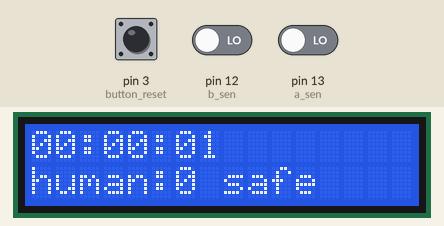
The sketch below on a simulated Arduino Uno, built with avr-gcc and run on an emulated ATmega328P. Shown: 16×2 character LCD. Inputs (shaded band) come from the test bench; at power-on: pin 3 (button_reset) HIGH, pin 12 (b_sen) LOW, pin 13 (a_sen) LOW. What the sketch prints to the serial monitor is not drawn.

Above: at 1.25 s.
1.3 s: pin 3 (button_reset) pulled LOW for 3.2 s
At 2.0 s:
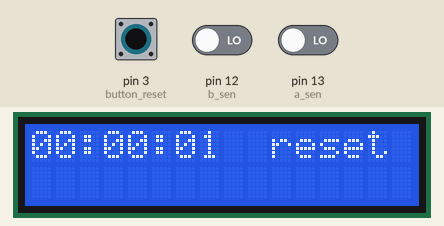
7.3 s: pin 3 (button_reset) pulled LOW for 0.15 s
At 8.6 s:
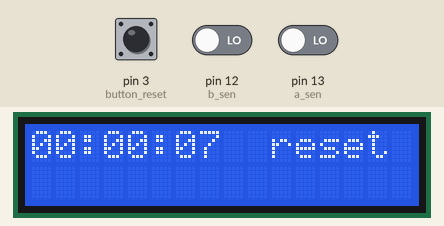
8.9 s: pin 12 (b_sen) driven HIGH
At 9.83 s:
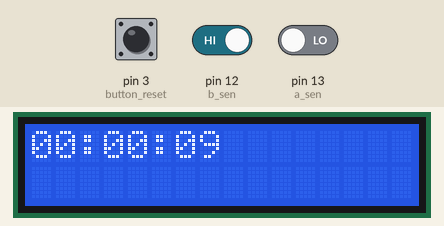

Measured:
- after the input at 1.3 s, the display: first differs from a run without the input after 0.23 s (image 1)
- after the input at 7.3 s, the display: changes after 0.12 s (image 2)
- what the display in image 1 shows lasts 2.0 s, from 1.5 s to 3.5 s

The sketch:

Human_Sensor.ino
```cpp
#include <LiquidCrystal.h>

int human=0;
int state=0;
int a_value=0;
int b_value=0;
const int a_sen=13;
const int b_sen=12;
const int button_reset=3;
const int buzzer =2;
int time;
int time_h=0;
int time_m=0;
float time_s=0;
LiquidCrystal lcd(8, 9, 4, 5, 6, 7);

void setup()
{
    pinMode(a_sen, INPUT);
    pinMode(b_sen, INPUT);
    lcd.begin(16, 2);
    Serial.begin( 9600 );
}

void loop()
{
  lcd.setCursor(0,0);
  if(digitalRead(a_sen)==1&&digitalRead(b_sen)==1&&state==1){
    a_value=0;
    b_value=0;
    delay( 200 );
    time_s+=0.2;
  }
  else{
    a_value=digitalRead(a_sen);
    b_value=digitalRead(b_sen);
    delay( 200 );
    time_s+=0.2;
  }

  Serial.print("Av：");Serial.print(a_value);
  Serial.print("  Bv：");Serial.print(b_value);
  Serial.print("  As：");Serial.print(digitalRead(a_sen));
  Serial.print("  Bs：");Serial.print(digitalRead(b_sen));
  Serial.print("  ");
  Serial.print("    ");
  Serial.print("state：");
  Serial.print(state);
  Serial.print("  人数：");
  Serial.print(human);
  Serial.print("  ");
  times();


  if((a_value>b_value)&&state==0){
    human++;
    state++;
    delay( 200 );
    time_s+=0.2;
  }
  else if((a_value<b_value)&&state==0){
    human--;
    state++;
    delay( 200 );
    time_s+=0.2;
  }
  if(digitalRead(a_sen)==0&&digitalRead(b_sen)==0)
    state=0;

  if(digitalRead(button_reset)==LOW){
    human=0;
    state=0;
    Serial.print("リセット\n");
    lcd.print("  reset");
    delay(2000);
    time_s+=2;
  }
//*****************************
  lcd.setCursor(0,1);
  lcd.print("human:");
  lcd.print(human);
  lcd.print(" ");
  if(time_m>=1&&human!=0){
    lcd.print("danger");
    tone(2,440);
  }
  else{
    lcd.print("safe");
    noTone(2);
  }

  delay(100);
  lcd.clear();
  time_s+=0.1;
}

void times()
{
  if(time_s>=60.0){
    time_m+=1;
    time_s -= 60;
  }
  if(time_m==60){
    time_h+=1;
    time_m=0;
  }
  if(time_h==24)
    time_h=0;

  if(time_h<10){
    Serial.print("0");
    lcd.print("0");
  }
  Serial.print(time_h);
  lcd.print(time_h);

  Serial.print(":");
  lcd.print(":");

  if(time_m<10){
    Serial.print("0");
    lcd.print("0");
  }
  Serial.print(time_m);
  lcd.print(time_m);

  Serial.print(":");
  lcd.print(":");

  if(time_s<10){
    Serial.print("0");
    lcd.print("0");
  }
  Serial.println(time_s,1);
  lcd.print(time_s,0);
}
```
